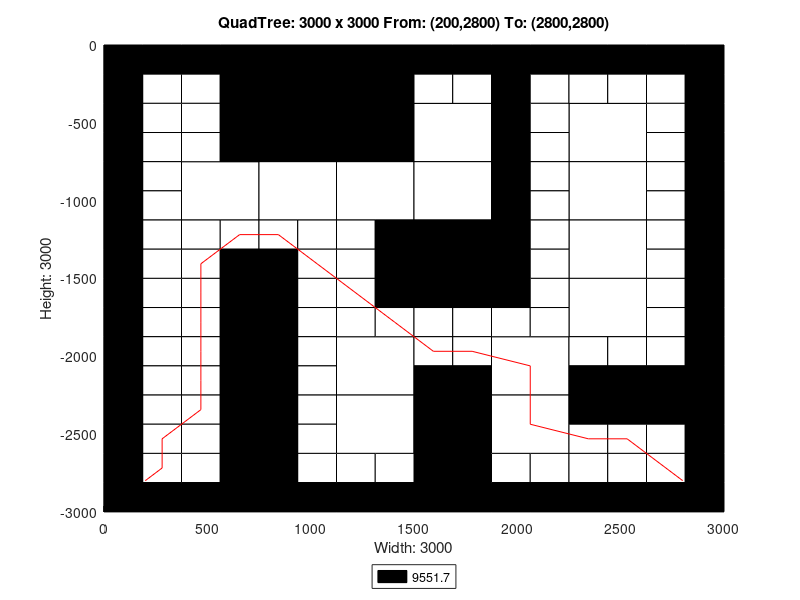

Write the MATLAB code that produced this figure.
axis([0 3000 -3000 0]);
title('QuadTree: 3000 x 3000 From: (200,2800) To: (2800,2800)');
xlabel('Width: 3000');
ylabel('Height: 3000');
rectangle('Position',[750 -750 750 750], 'FaceColor',[0 0 0]);
rectangle('Position',[375 -1125 375 375], 'FaceColor',[1 1 1]);
rectangle('Position',[750 -1125 375 375], 'FaceColor',[1 1 1]);
rectangle('Position',[1125 -1125 375 375], 'FaceColor',[1 1 1]);
rectangle('Position',[1500 -750 375 375], 'FaceColor',[1 1 1]);
rectangle('Position',[2250 -750 375 375], 'FaceColor',[1 1 1]);
rectangle('Position',[1500 -1125 375 375], 'FaceColor',[1 1 1]);
rectangle('Position',[1500 -1500 375 375], 'FaceColor',[0 0 0]);
rectangle('Position',[2250 -1125 375 375], 'FaceColor',[1 1 1]);
rectangle('Position',[2250 -1500 375 375], 'FaceColor',[1 1 1]);
rectangle('Position',[1125 -2250 375 375], 'FaceColor',[1 1 1]);
rectangle('Position',[1125 -2625 375 375], 'FaceColor',[1 1 1]);
rectangle('Position',[1875 -2250 375 375], 'FaceColor',[1 1 1]);
rectangle('Position',[2250 -1875 375 375], 'FaceColor',[1 1 1]);
rectangle('Position',[1500 -2625 375 375], 'FaceColor',[0 0 0]);
rectangle('Position',[1875 -2625 375 375], 'FaceColor',[1 1 1]);
rectangle('Position',[1500 -3000 375 375], 'FaceColor',[0 0 0]);
rectangle('Position',[0 -187.5 187.5 187.5], 'FaceColor',[0 0 0]);
rectangle('Position',[187.5 -187.5 187.5 187.5], 'FaceColor',[0 0 0]);
rectangle('Position',[0 -375 187.5 187.5], 'FaceColor',[0 0 0]);
rectangle('Position',[187.5 -375 187.5 187.5], 'FaceColor',[1 1 1]);
rectangle('Position',[375 -187.5 187.5 187.5], 'FaceColor',[0 0 0]);
rectangle('Position',[562.5 -187.5 187.5 187.5], 'FaceColor',[0 0 0]);
rectangle('Position',[375 -375 187.5 187.5], 'FaceColor',[1 1 1]);
rectangle('Position',[562.5 -375 187.5 187.5], 'FaceColor',[0 0 0]);
rectangle('Position',[0 -562.5 187.5 187.5], 'FaceColor',[0 0 0]);
rectangle('Position',[187.5 -562.5 187.5 187.5], 'FaceColor',[1 1 1]);
rectangle('Position',[0 -750 187.5 187.5], 'FaceColor',[0 0 0]);
rectangle('Position',[187.5 -750 187.5 187.5], 'FaceColor',[1 1 1]);
rectangle('Position',[375 -562.5 187.5 187.5], 'FaceColor',[1 1 1]);
rectangle('Position',[562.5 -562.5 187.5 187.5], 'FaceColor',[0 0 0]);
rectangle('Position',[375 -750 187.5 187.5], 'FaceColor',[1 1 1]);
rectangle('Position',[562.5 -750 187.5 187.5], 'FaceColor',[0 0 0]);
rectangle('Position',[0 -937.5 187.5 187.5], 'FaceColor',[0 0 0]);
rectangle('Position',[187.5 -937.5 187.5 187.5], 'FaceColor',[1 1 1]);
rectangle('Position',[0 -1125 187.5 187.5], 'FaceColor',[0 0 0]);
rectangle('Position',[187.5 -1125 187.5 187.5], 'FaceColor',[1 1 1]);
rectangle('Position',[0 -1312.5 187.5 187.5], 'FaceColor',[0 0 0]);
rectangle('Position',[187.5 -1312.5 187.5 187.5], 'FaceColor',[1 1 1]);
rectangle('Position',[0 -1500 187.5 187.5], 'FaceColor',[0 0 0]);
rectangle('Position',[187.5 -1500 187.5 187.5], 'FaceColor',[1 1 1]);
rectangle('Position',[375 -1312.5 187.5 187.5], 'FaceColor',[1 1 1]);
rectangle('Position',[562.5 -1312.5 187.5 187.5], 'FaceColor',[1 1 1]);
rectangle('Position',[375 -1500 187.5 187.5], 'FaceColor',[1 1 1]);
rectangle('Position',[562.5 -1500 187.5 187.5], 'FaceColor',[0 0 0]);
rectangle('Position',[750 -1312.5 187.5 187.5], 'FaceColor',[1 1 1]);
rectangle('Position',[937.5 -1312.5 187.5 187.5], 'FaceColor',[1 1 1]);
rectangle('Position',[750 -1500 187.5 187.5], 'FaceColor',[0 0 0]);
rectangle('Position',[937.5 -1500 187.5 187.5], 'FaceColor',[1 1 1]);
rectangle('Position',[1125 -1312.5 187.5 187.5], 'FaceColor',[1 1 1]);
rectangle('Position',[1312.5 -1312.5 187.5 187.5], 'FaceColor',[0 0 0]);
rectangle('Position',[1125 -1500 187.5 187.5], 'FaceColor',[1 1 1]);
rectangle('Position',[1312.5 -1500 187.5 187.5], 'FaceColor',[0 0 0]);
rectangle('Position',[1500 -187.5 187.5 187.5], 'FaceColor',[0 0 0]);
rectangle('Position',[1687.5 -187.5 187.5 187.5], 'FaceColor',[0 0 0]);
rectangle('Position',[1500 -375 187.5 187.5], 'FaceColor',[1 1 1]);
rectangle('Position',[1687.5 -375 187.5 187.5], 'FaceColor',[1 1 1]);
rectangle('Position',[1875 -187.5 187.5 187.5], 'FaceColor',[0 0 0]);
rectangle('Position',[2062.5 -187.5 187.5 187.5], 'FaceColor',[0 0 0]);
rectangle('Position',[1875 -375 187.5 187.5], 'FaceColor',[0 0 0]);
rectangle('Position',[2062.5 -375 187.5 187.5], 'FaceColor',[1 1 1]);
rectangle('Position',[1875 -562.5 187.5 187.5], 'FaceColor',[0 0 0]);
rectangle('Position',[2062.5 -562.5 187.5 187.5], 'FaceColor',[1 1 1]);
rectangle('Position',[1875 -750 187.5 187.5], 'FaceColor',[0 0 0]);
rectangle('Position',[2062.5 -750 187.5 187.5], 'FaceColor',[1 1 1]);
rectangle('Position',[2250 -187.5 187.5 187.5], 'FaceColor',[0 0 0]);
rectangle('Position',[2437.5 -187.5 187.5 187.5], 'FaceColor',[0 0 0]);
rectangle('Position',[2250 -375 187.5 187.5], 'FaceColor',[1 1 1]);
rectangle('Position',[2437.5 -375 187.5 187.5], 'FaceColor',[1 1 1]);
rectangle('Position',[2625 -187.5 187.5 187.5], 'FaceColor',[0 0 0]);
rectangle('Position',[2812.5 -187.5 187.5 187.5], 'FaceColor',[0 0 0]);
rectangle('Position',[2625 -375 187.5 187.5], 'FaceColor',[1 1 1]);
rectangle('Position',[2812.5 -375 187.5 187.5], 'FaceColor',[0 0 0]);
rectangle('Position',[2625 -562.5 187.5 187.5], 'FaceColor',[1 1 1]);
rectangle('Position',[2812.5 -562.5 187.5 187.5], 'FaceColor',[0 0 0]);
rectangle('Position',[2625 -750 187.5 187.5], 'FaceColor',[1 1 1]);
rectangle('Position',[2812.5 -750 187.5 187.5], 'FaceColor',[0 0 0]);
rectangle('Position',[1875 -937.5 187.5 187.5], 'FaceColor',[0 0 0]);
rectangle('Position',[2062.5 -937.5 187.5 187.5], 'FaceColor',[1 1 1]);
rectangle('Position',[1875 -1125 187.5 187.5], 'FaceColor',[0 0 0]);
rectangle('Position',[2062.5 -1125 187.5 187.5], 'FaceColor',[1 1 1]);
rectangle('Position',[1875 -1312.5 187.5 187.5], 'FaceColor',[0 0 0]);
rectangle('Position',[2062.5 -1312.5 187.5 187.5], 'FaceColor',[1 1 1]);
rectangle('Position',[1875 -1500 187.5 187.5], 'FaceColor',[0 0 0]);
rectangle('Position',[2062.5 -1500 187.5 187.5], 'FaceColor',[1 1 1]);
rectangle('Position',[2625 -937.5 187.5 187.5], 'FaceColor',[1 1 1]);
rectangle('Position',[2812.5 -937.5 187.5 187.5], 'FaceColor',[0 0 0]);
rectangle('Position',[2625 -1125 187.5 187.5], 'FaceColor',[1 1 1]);
rectangle('Position',[2812.5 -1125 187.5 187.5], 'FaceColor',[0 0 0]);
rectangle('Position',[2625 -1312.5 187.5 187.5], 'FaceColor',[1 1 1]);
rectangle('Position',[2812.5 -1312.5 187.5 187.5], 'FaceColor',[0 0 0]);
rectangle('Position',[2625 -1500 187.5 187.5], 'FaceColor',[1 1 1]);
rectangle('Position',[2812.5 -1500 187.5 187.5], 'FaceColor',[0 0 0]);
rectangle('Position',[0 -1687.5 187.5 187.5], 'FaceColor',[0 0 0]);
rectangle('Position',[187.5 -1687.5 187.5 187.5], 'FaceColor',[1 1 1]);
rectangle('Position',[0 -1875 187.5 187.5], 'FaceColor',[0 0 0]);
rectangle('Position',[187.5 -1875 187.5 187.5], 'FaceColor',[1 1 1]);
rectangle('Position',[375 -1687.5 187.5 187.5], 'FaceColor',[1 1 1]);
rectangle('Position',[562.5 -1687.5 187.5 187.5], 'FaceColor',[0 0 0]);
rectangle('Position',[375 -1875 187.5 187.5], 'FaceColor',[1 1 1]);
rectangle('Position',[562.5 -1875 187.5 187.5], 'FaceColor',[0 0 0]);
rectangle('Position',[0 -2062.5 187.5 187.5], 'FaceColor',[0 0 0]);
rectangle('Position',[187.5 -2062.5 187.5 187.5], 'FaceColor',[1 1 1]);
rectangle('Position',[0 -2250 187.5 187.5], 'FaceColor',[0 0 0]);
rectangle('Position',[187.5 -2250 187.5 187.5], 'FaceColor',[1 1 1]);
rectangle('Position',[375 -2062.5 187.5 187.5], 'FaceColor',[1 1 1]);
rectangle('Position',[562.5 -2062.5 187.5 187.5], 'FaceColor',[0 0 0]);
rectangle('Position',[375 -2250 187.5 187.5], 'FaceColor',[1 1 1]);
rectangle('Position',[562.5 -2250 187.5 187.5], 'FaceColor',[0 0 0]);
rectangle('Position',[750 -1687.5 187.5 187.5], 'FaceColor',[0 0 0]);
rectangle('Position',[937.5 -1687.5 187.5 187.5], 'FaceColor',[1 1 1]);
rectangle('Position',[750 -1875 187.5 187.5], 'FaceColor',[0 0 0]);
rectangle('Position',[937.5 -1875 187.5 187.5], 'FaceColor',[1 1 1]);
rectangle('Position',[1125 -1687.5 187.5 187.5], 'FaceColor',[1 1 1]);
rectangle('Position',[1312.5 -1687.5 187.5 187.5], 'FaceColor',[0 0 0]);
rectangle('Position',[1125 -1875 187.5 187.5], 'FaceColor',[1 1 1]);
rectangle('Position',[1312.5 -1875 187.5 187.5], 'FaceColor',[1 1 1]);
rectangle('Position',[750 -2062.5 187.5 187.5], 'FaceColor',[0 0 0]);
rectangle('Position',[937.5 -2062.5 187.5 187.5], 'FaceColor',[1 1 1]);
rectangle('Position',[750 -2250 187.5 187.5], 'FaceColor',[0 0 0]);
rectangle('Position',[937.5 -2250 187.5 187.5], 'FaceColor',[1 1 1]);
rectangle('Position',[0 -2437.5 187.5 187.5], 'FaceColor',[0 0 0]);
rectangle('Position',[187.5 -2437.5 187.5 187.5], 'FaceColor',[1 1 1]);
rectangle('Position',[0 -2625 187.5 187.5], 'FaceColor',[0 0 0]);
rectangle('Position',[187.5 -2625 187.5 187.5], 'FaceColor',[1 1 1]);
rectangle('Position',[375 -2437.5 187.5 187.5], 'FaceColor',[1 1 1]);
rectangle('Position',[562.5 -2437.5 187.5 187.5], 'FaceColor',[0 0 0]);
rectangle('Position',[375 -2625 187.5 187.5], 'FaceColor',[1 1 1]);
rectangle('Position',[562.5 -2625 187.5 187.5], 'FaceColor',[0 0 0]);
rectangle('Position',[0 -2812.5 187.5 187.5], 'FaceColor',[0 0 0]);
rectangle('Position',[187.5 -2812.5 187.5 187.5], 'FaceColor',[1 1 1]);
rectangle('Position',[0 -3000 187.5 187.5], 'FaceColor',[0 0 0]);
rectangle('Position',[187.5 -3000 187.5 187.5], 'FaceColor',[0 0 0]);
rectangle('Position',[375 -2812.5 187.5 187.5], 'FaceColor',[1 1 1]);
rectangle('Position',[562.5 -2812.5 187.5 187.5], 'FaceColor',[0 0 0]);
rectangle('Position',[375 -3000 187.5 187.5], 'FaceColor',[0 0 0]);
rectangle('Position',[562.5 -3000 187.5 187.5], 'FaceColor',[0 0 0]);
rectangle('Position',[750 -2437.5 187.5 187.5], 'FaceColor',[0 0 0]);
rectangle('Position',[937.5 -2437.5 187.5 187.5], 'FaceColor',[1 1 1]);
rectangle('Position',[750 -2625 187.5 187.5], 'FaceColor',[0 0 0]);
rectangle('Position',[937.5 -2625 187.5 187.5], 'FaceColor',[1 1 1]);
rectangle('Position',[750 -2812.5 187.5 187.5], 'FaceColor',[0 0 0]);
rectangle('Position',[937.5 -2812.5 187.5 187.5], 'FaceColor',[1 1 1]);
rectangle('Position',[750 -3000 187.5 187.5], 'FaceColor',[0 0 0]);
rectangle('Position',[937.5 -3000 187.5 187.5], 'FaceColor',[0 0 0]);
rectangle('Position',[1125 -2812.5 187.5 187.5], 'FaceColor',[1 1 1]);
rectangle('Position',[1312.5 -2812.5 187.5 187.5], 'FaceColor',[1 1 1]);
rectangle('Position',[1125 -3000 187.5 187.5], 'FaceColor',[0 0 0]);
rectangle('Position',[1312.5 -3000 187.5 187.5], 'FaceColor',[0 0 0]);
rectangle('Position',[1500 -1687.5 187.5 187.5], 'FaceColor',[0 0 0]);
rectangle('Position',[1687.5 -1687.5 187.5 187.5], 'FaceColor',[0 0 0]);
rectangle('Position',[1500 -1875 187.5 187.5], 'FaceColor',[1 1 1]);
rectangle('Position',[1687.5 -1875 187.5 187.5], 'FaceColor',[1 1 1]);
rectangle('Position',[1875 -1687.5 187.5 187.5], 'FaceColor',[0 0 0]);
rectangle('Position',[2062.5 -1687.5 187.5 187.5], 'FaceColor',[1 1 1]);
rectangle('Position',[1875 -1875 187.5 187.5], 'FaceColor',[1 1 1]);
rectangle('Position',[2062.5 -1875 187.5 187.5], 'FaceColor',[1 1 1]);
rectangle('Position',[1500 -2062.5 187.5 187.5], 'FaceColor',[1 1 1]);
rectangle('Position',[1687.5 -2062.5 187.5 187.5], 'FaceColor',[1 1 1]);
rectangle('Position',[1500 -2250 187.5 187.5], 'FaceColor',[0 0 0]);
rectangle('Position',[1687.5 -2250 187.5 187.5], 'FaceColor',[0 0 0]);
rectangle('Position',[2625 -1687.5 187.5 187.5], 'FaceColor',[1 1 1]);
rectangle('Position',[2812.5 -1687.5 187.5 187.5], 'FaceColor',[0 0 0]);
rectangle('Position',[2625 -1875 187.5 187.5], 'FaceColor',[1 1 1]);
rectangle('Position',[2812.5 -1875 187.5 187.5], 'FaceColor',[0 0 0]);
rectangle('Position',[2250 -2062.5 187.5 187.5], 'FaceColor',[1 1 1]);
rectangle('Position',[2437.5 -2062.5 187.5 187.5], 'FaceColor',[1 1 1]);
rectangle('Position',[2250 -2250 187.5 187.5], 'FaceColor',[0 0 0]);
rectangle('Position',[2437.5 -2250 187.5 187.5], 'FaceColor',[0 0 0]);
rectangle('Position',[2625 -2062.5 187.5 187.5], 'FaceColor',[1 1 1]);
rectangle('Position',[2812.5 -2062.5 187.5 187.5], 'FaceColor',[0 0 0]);
rectangle('Position',[2625 -2250 187.5 187.5], 'FaceColor',[0 0 0]);
rectangle('Position',[2812.5 -2250 187.5 187.5], 'FaceColor',[0 0 0]);
rectangle('Position',[1875 -2812.5 187.5 187.5], 'FaceColor',[1 1 1]);
rectangle('Position',[2062.5 -2812.5 187.5 187.5], 'FaceColor',[1 1 1]);
rectangle('Position',[1875 -3000 187.5 187.5], 'FaceColor',[0 0 0]);
rectangle('Position',[2062.5 -3000 187.5 187.5], 'FaceColor',[0 0 0]);
rectangle('Position',[2250 -2437.5 187.5 187.5], 'FaceColor',[0 0 0]);
rectangle('Position',[2437.5 -2437.5 187.5 187.5], 'FaceColor',[0 0 0]);
rectangle('Position',[2250 -2625 187.5 187.5], 'FaceColor',[1 1 1]);
rectangle('Position',[2437.5 -2625 187.5 187.5], 'FaceColor',[1 1 1]);
rectangle('Position',[2625 -2437.5 187.5 187.5], 'FaceColor',[0 0 0]);
rectangle('Position',[2812.5 -2437.5 187.5 187.5], 'FaceColor',[0 0 0]);
rectangle('Position',[2625 -2625 187.5 187.5], 'FaceColor',[1 1 1]);
rectangle('Position',[2812.5 -2625 187.5 187.5], 'FaceColor',[0 0 0]);
rectangle('Position',[2250 -2812.5 187.5 187.5], 'FaceColor',[1 1 1]);
rectangle('Position',[2437.5 -2812.5 187.5 187.5], 'FaceColor',[1 1 1]);
rectangle('Position',[2250 -3000 187.5 187.5], 'FaceColor',[0 0 0]);
rectangle('Position',[2437.5 -3000 187.5 187.5], 'FaceColor',[0 0 0]);
rectangle('Position',[2625 -2812.5 187.5 187.5], 'FaceColor',[1 1 1]);
rectangle('Position',[2812.5 -2812.5 187.5 187.5], 'FaceColor',[0 0 0]);
rectangle('Position',[2625 -3000 187.5 187.5], 'FaceColor',[0 0 0]);
rectangle('Position',[2812.5 -3000 187.5 187.5], 'FaceColor',[0 0 0]);
X=[2800,2718.75,2531.25,2343.75,2062.5,2062.5,1781.25,1593.75,1406.25,1218.75,1031.25,843.75,656.25,468.75,468.75,468.75,468.75,468.75,468.75,281.25,281.25,200];
Y=[-2800,-2718.75,-2531.25,-2531.25,-2437.5,-2062.5,-1968.75,-1968.75,-1781.25,-1593.75,-1406.25,-1218.75,-1218.75,-1406.25,-1593.75,-1781.25,-1968.75,-2156.25,-2343.75,-2531.25,-2718.75,-2800];
hold on;
plot(X,Y,'r');
legend('9551.7','Location','southoutside');
